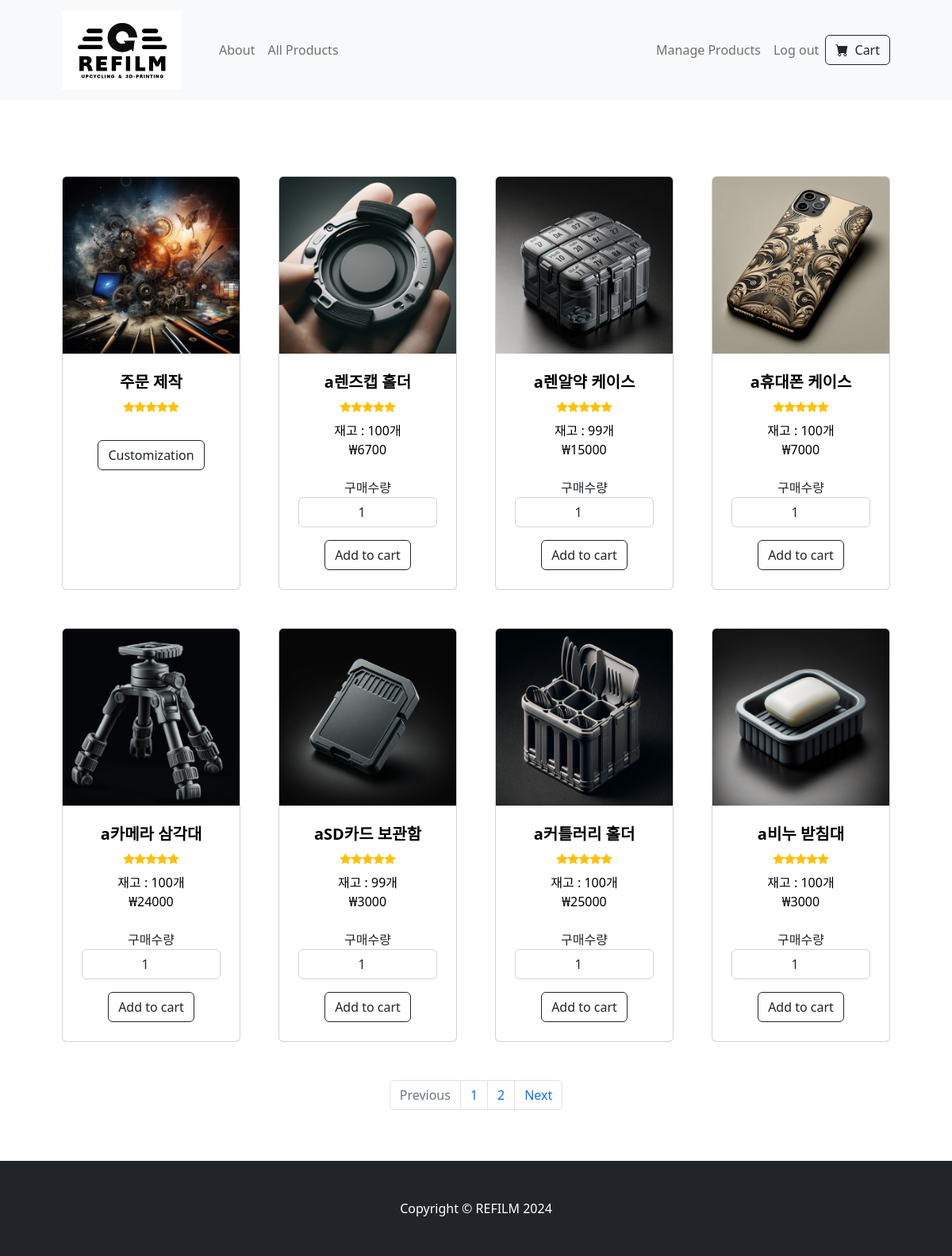
/all_products (signed in), run on the app's committed database.
### tables this page shows
CREATE TABLE products (id INTEGER PRIMARY KEY AUTOINCREMENT NOT NULL, productname TEXT NOT NULL, quantity INTEGER NOT NULL, price INTEGER NOT NULL, image_extension TEXT, description TEXT);

### app.py (the view)
@app.route('/all_products')
def all_products():
    page = int(request.args.get('page', 1))
    start = (page - 1) * PER_PAGE
    data, length = get_page_data(start, PER_PAGE)
    products = []
    for i in range(length):
        products.append({"product_name": data[i]["productname"], "quantity": data[i]["quantity"], "price": data[i]["price"], "product_id":int(data[i]["id"]), "image_extension": data[i]["image_extension"]})
    pagination_links = make_pagination_link(all_product_length, PER_PAGE, 'all_products')
    return render_template('all_products.html', products = products, pagination_links=pagination_links, page=page)

### app.py (called while the page is built)
def get_page_data(start, per_page_number):
    data = db.execute("SELECT * FROM products ORDER BY id desc LIMIT ? OFFSET ?", per_page_number, start)
    length = len(data)
    return data, length

def make_pagination_link(length, per_page_number, query_string):
    pagination_links = []
    total_pages = (length // per_page_number) + (all_product_length % per_page_number > 0)
    for num in range(1, total_pages + 1):
        link = url_for(f'{query_string}', page=num)  # Generate URL for each page
        pagination_links.append(link)
    return pagination_links

### templates/all_products.html (shortened to what this page needs)
{% extends "layout.html" %}
{% block content %}
        <section class="py-5">
            <div class="container px-4 px-lg-5 mt-5">
                <div class="row gx-4 gx-lg-5 row-cols-2 row-cols-md-3 row-cols-xl-4 justify-content-center">
                    {% if page == 1 %}
                        <div class="col mb-5">
                            <div class="card h-100">
                                <a style="color: black; text-decoration:none" href="#">
                                    <img class="card-img-top" src="/static/pictures/customization.jpg" alt="..." />
                                    <div class="card-body p-4">
                                        <div class="text-center">
                                            <h5 class="fw-bolder">주문 제작</h5>
                                            <div class="d-flex justify-content-center small text-warning mb-2">
                                                <div class="bi-star-fill"></div>
                                                <div class="bi-star-fill"></div>
                                                <div class="bi-star-fill"></div>
                                                <div class="bi-star-fill"></div>
                                                <div class="bi-star-fill"></div>
                                            </div>
                                        </div>
                                    </div>
                                </a>
                                <div class="card-footer p-4 pt-0 border-top-0 bg-transparent">
                                    <div class="text-center">
                                        <button type="submit" class="btn btn-outline-dark mt-auto">Customization</button>
                                    </div>
                                </div>
                            </div>
                        </div>
                    {% endif %}
                    {% for product in products %}
                        <div class="col mb-5">
                            <div class="card h-100">
                                <a style="color: black; text-decoration:none" href="/product/{{ product.product_id }}">
                                    <img class="card-img-top" src="/static/product_images/product{{ product.product_id }}.{{ product.image_extension }}" alt="..." />
                                    <div class="card-body p-4">
                                        <div class="text-center">
                                            <h5 class="fw-bolder">{{ product.product_name }}</h5>
                                            <div class="d-flex justify-content-center small text-warning mb-2">
                                                <div class="bi-star-fill"></div>
                                                <div class="bi-star-fill"></div>
                                                <div class="bi-star-fill"></div>
                                                <div class="bi-star-fill"></div>
                                                <div class="bi-star-fill"></div>
                                            </div>
                                            재고 : {{ product.quantity }}개
                                            <br>₩{{ product.price }}
                                        </div>
                                    </div>
                                </a>
                                <form action="/add_to_cart/{{ product.product_id }}" method="post">
                                    <div class="card-footer p-4 pt-0 border-top-0 bg-transparent">
                                        <div class="text-center">
                                            구매수량 <input type="number" name="quantity" value="1" min="1" max="{{ product.quantity }}" class="form-control text-center mb-3" required>
                                            <button type="submit" class="btn btn-outline-dark mt-auto">Add to cart</button>
                                        </div>
                                    </div>
                                </form>
                            </div>
                        </div>
                    {% endfor %}
                </div>
                <nav aria-label="Page navigation">
                    <ul class="pagination justify-content-center">
                        {% if page == 1 %}
                            <li class="page-item disabled">
                                <a class="page-link">Previous</a>
                            </li>
                        {% else %}
                            <li class="page-item">
                                <a class="page-link" href="{{ url_for('all_products', page=page-1) }}">Previous</a>
                            </li>
                        {% endif %}
                        {% for link in pagination_links %}
                            <li class="page-item">
                                <a class="page-link" href="{{ link }}">{{ loop.index }}</a>
                            </li>
                        {% endfor %}
                        {% if page >= pagination_links|length %}
                            <li class="page-item disabled">
                                <a class="page-link">Next</a>
                            </li>
                        {% else %}
                            <li class="page-item">
                                <a class="page-link" href="{{ url_for('all_products', page= page + 1) }}">Next</a>
                            </li>
                        {% endif %}
                    </ul>
                </nav>
            </div>
        </section>
{% endblock %}

### data on the page
products: image_extension (picture), product_name "a렌즈캡 홀더", quantity "100", price "6700"
products: image_extension (picture), product_name "a렌알약 케이스", quantity "99", price "15000"
products: image_extension (picture), product_name "a휴대폰 케이스", quantity "100", price "7000"
products: image_extension (picture), product_name "a카메라 삼각대", quantity "100", price "24000"
products: image_extension (picture), product_name "aSD카드 보관함", quantity "99", price "3000"
products: image_extension (picture), product_name "a커틀러리 홀더", quantity "100", price "25000"
products: image_extension (picture), product_name "a비누 받침대", quantity "100", price "3000"
